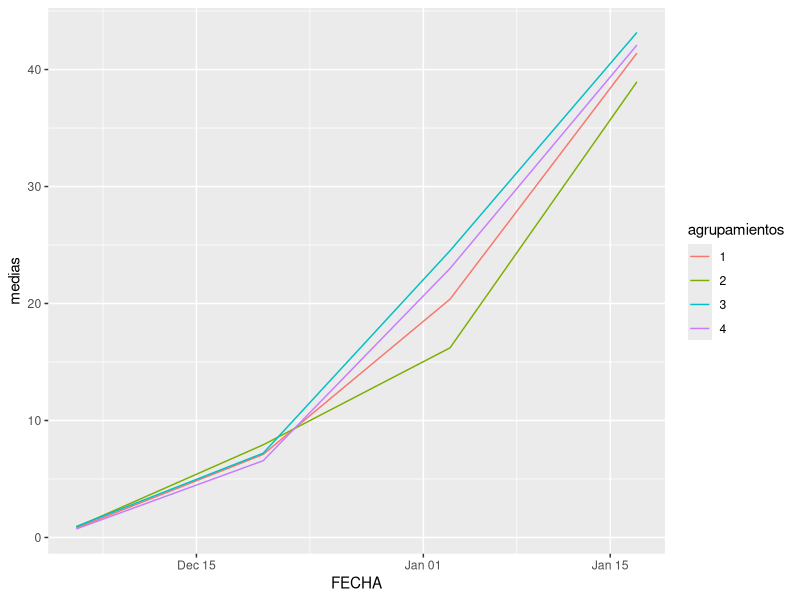
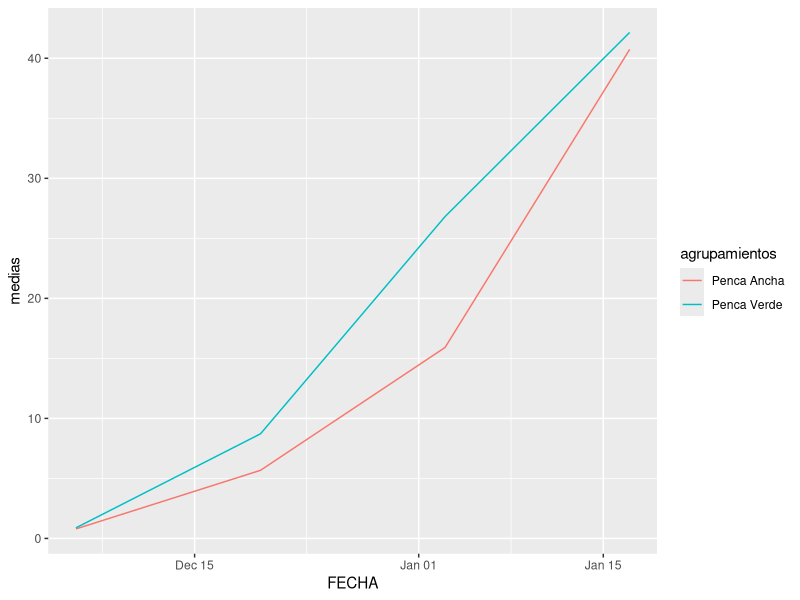
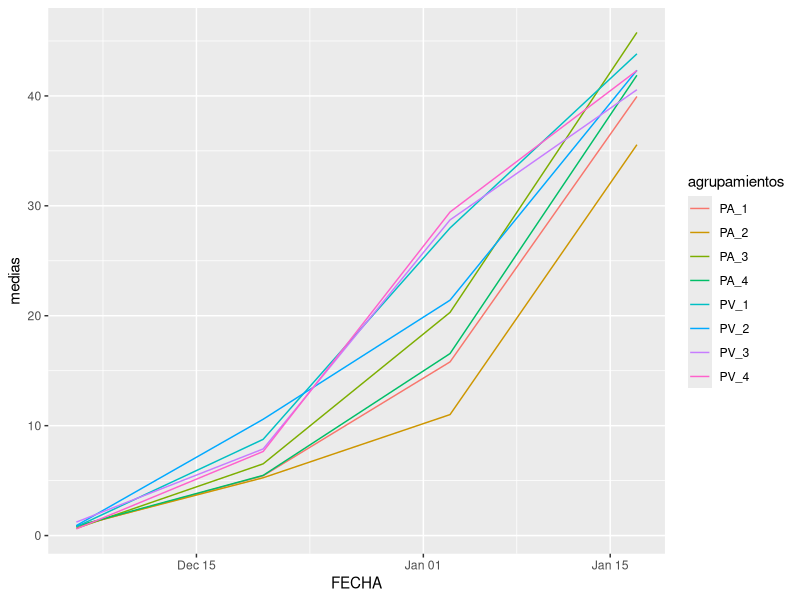

The R script that drew these images, in order:
## ---- chunk 1
resumir2fat<-function(fat1, 
                      fat2, 
                      resp,
                      trat,
                      df
){
  nf1<-unique(fat1)
  nf2<-unique(fat2)
  alltrat<-unique(trat)
  
  medias<-c()
  Desvio_Standar<-c()
  numero<-c()
  ag<-c()
  
  for (f1 in nf1){
    ag<-c(ag, 'dosis')
    medias<-c(medias, mean(resp[fat1==f1]))
    Desvio_Standar<-c(Desvio_Standar, sd(resp[fat1==f1]))
    numero<-c(numero, sum(with(df, fat1==f1)))
  }
 
  for (f2 in nf2){
    ag<-c(ag, 'variedad')
    medias<-c(medias, mean(resp[fat2==f2]))
    Desvio_Standar<-c(Desvio_Standar, sd(resp[fat2==f2]))
    numero<-c(numero, sum(with(df, fat2==f2)))
  }
  for (t in alltrat){
    ag<-c(ag, 'tratamientos')
    medias<-c(medias, mean(resp[trat==t]))
    Desvio_Standar<-c(Desvio_Standar, sd(resp[trat==t]))
    numero<-c(numero, sum(with(df, trat==t)))
  }
  agrupamientos<-c(nf1, nf2, alltrat)
  CV<-(Desvio_Standar/medias)*100
  return(data.frame(ag, agrupamientos, numero, medias, Desvio_Standar, CV))
}
## ---- chunk 2
### Fecha 1
MS06DIC<-read.csv("MS06DIC.csv", header=TRUE, sep=",", dec=",")

nv<-c()

for (i in MS06DIC$Variedad){
  if (i==1){
    nv<-c(nv, 'PA')
  } else {
    nv<-c(nv, 'PV')
  }
}

MS06DIC["NV"]<-nv

MS06DIC["Tratamientos"]<-paste(MS06DIC$NV, MS06DIC$Dosis, sep="_") #esto agrega una columna con el nombre del tratamiento

### Fecha 2
MS20DIC<-read.csv("MS20DIC.csv", header=TRUE, sep=",", dec=",")

nv<-c()

for (i in MS20DIC$Variedad){
  if (i==1){
    nv<-c(nv, 'PA')
  } else {
    nv<-c(nv, 'PV')
  }
}

MS20DIC["NV"]<-nv

MS20DIC["Tratamientos"]<-paste(MS20DIC$NV, MS20DIC$Dosis, sep="_") #esto agrega una columna con el nombre del tratamiento

### Fecha 3
MS03ENE<-read.csv("MS03ENE.csv", header=TRUE, sep=",", dec=",")

nv<-c()

for (i in MS03ENE$Variedad){
  if (i==1){
    nv<-c(nv, 'PA')
  } else {
    nv<-c(nv, 'PV')
  }
}

MS03ENE["NV"]<-nv

MS03ENE["Tratamientos"]<-paste(MS03ENE$NV, MS03ENE$Dosis, sep="_") #esto agrega una columna con el nombre del tratamiento

# Fecha 4
MS17ENE<-read.csv("MS17ENE.csv", header=TRUE, sep=",", dec=",")

nv<-c()

for (i in MS17ENE$Variedad){
  if (i==1){
    nv<-c(nv, 'PA')
  } else {
    nv<-c(nv, 'PV')
  }
}

MS17ENE["NV"]<-nv

MS17ENE["Tratamientos"]<-paste(MS17ENE$NV, MS17ENE$Dosis, sep="_") #esto agrega una columna con el nombre del tratamiento
## ---- chunk 3
descPT06DIC<-resumir2fat(MS06DIC$Dosis, MS06DIC$NombreV, MS06DIC$PesoT, MS06DIC$Tratamientos, MS06DIC)

fecha<-c()
for (i in c(1:14)){
  fecha<-c(fecha, "2022-12-6")
}
fecha<-as.Date(fecha, format="%Y-%m-%d")

descPT06DIC$FECHA<-fecha

descPT20DIC<-resumir2fat(MS20DIC$Dosis, MS20DIC$NombreV, MS20DIC$PesoT, MS20DIC$Tratamientos, MS20DIC)

fecha<-c()
for (i in c(1:14)){
  fecha<-c(fecha, "2022-12-20")
}
fecha<-as.Date(fecha, format="%Y-%m-%d")

descPT20DIC$FECHA<-fecha

descPT03ENE<-resumir2fat(MS03ENE$Dosis, MS03ENE$NombreV, MS03ENE$PesoT, MS03ENE$Tratamientos, MS03ENE)

fecha<-c()
for (i in c(1:14)){
  fecha<-c(fecha, "2023-1-3")
}
fecha<-as.Date(fecha, format="%Y-%m-%d")

descPT03ENE$FECHA<-fecha

descPT17ENE<-resumir2fat(MS17ENE$Dosis, MS17ENE$NombreV, MS17ENE$PesoT, MS17ENE$Tratamientos, MS17ENE)

fecha<-c()
for (i in c(1:14)){
  fecha<-c(fecha, "2023-1-17")
}
fecha<-as.Date(fecha, format="%Y-%m-%d")

descPT17ENE$FECHA<-fecha
## ---- chunk 4
descPTe1<-rbind(descPT06DIC, descPT20DIC, descPT03ENE, descPT17ENE)

descPTe1
## ---- chunk 5
library(ggplot2)
library(patchwork)

g1<-ggplot(data= descPTe1[descPTe1$ag=='dosis',], aes(FECHA, medias, color=agrupamientos))+geom_line()
g2<-ggplot(data= descPTe1[descPTe1$ag=='variedad',], aes(FECHA, medias, color=agrupamientos))+geom_line()
g3<-ggplot(data= descPTe1[descPTe1$ag=='tratamientos',], aes(FECHA, medias, color=agrupamientos))+geom_line()

g1
g2
g3
